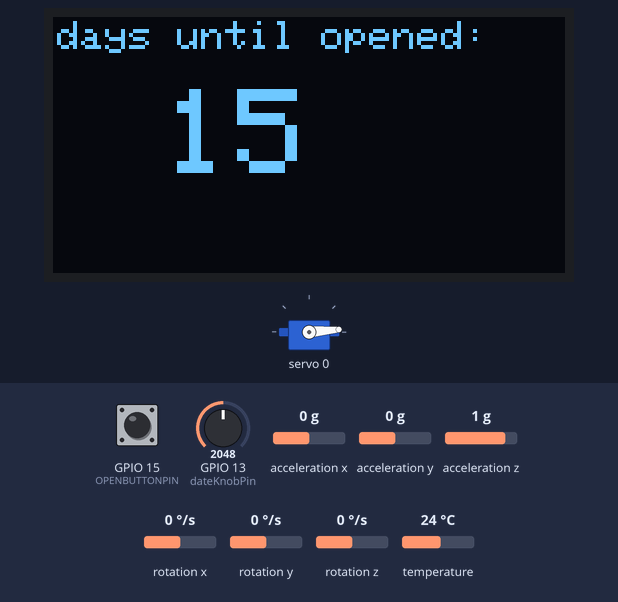
Bench run of a sketch on a simulated ESP32. Shown: servo, 128×64 one-colour display. The inputs (shaded band) are chosen by the test bench; at power-on: GPIO 13 (dateKnobPin) = 2048, GPIO 15 (OPENBUTTONPIN) HIGH, acceleration x 0 g, acceleration y 0 g, acceleration z 1 g, rotation x 0 °/s, rotation y 0 °/s, rotation z 0 °/s, temperature 24 °C. The audio player accepts every command and is not drawn; what the sketch prints to the serial monitor is not drawn.

Above: at 3.0 s.
3.1 s: GPIO 13 (dateKnobPin) set to 146
At 3.4 s:
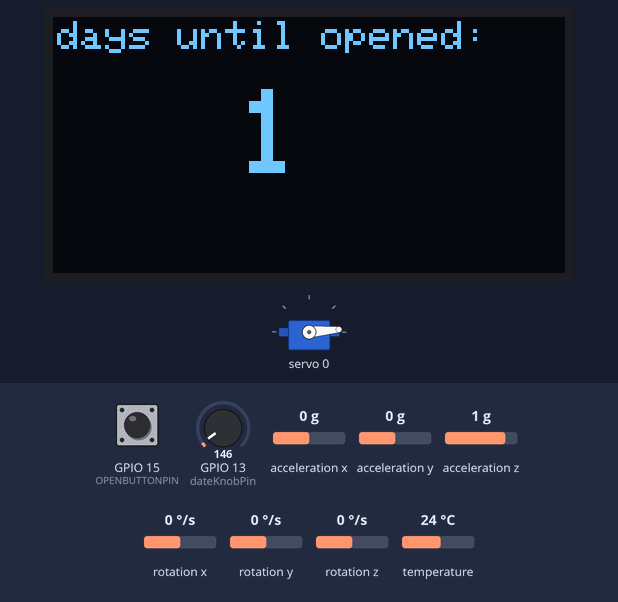
4.6 s: GPIO 13 (dateKnobPin) set to 121
At 5.9 s:
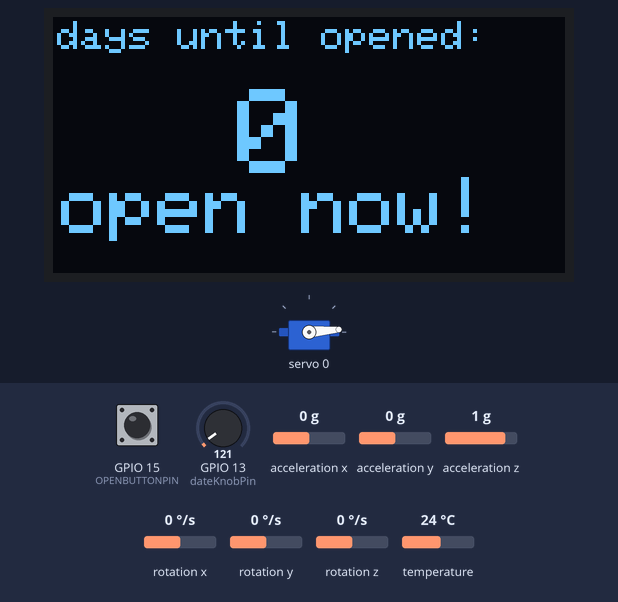
6.2 s: GPIO 15 (OPENBUTTONPIN) pulled LOW for 0.2 s
At 7.5 s:
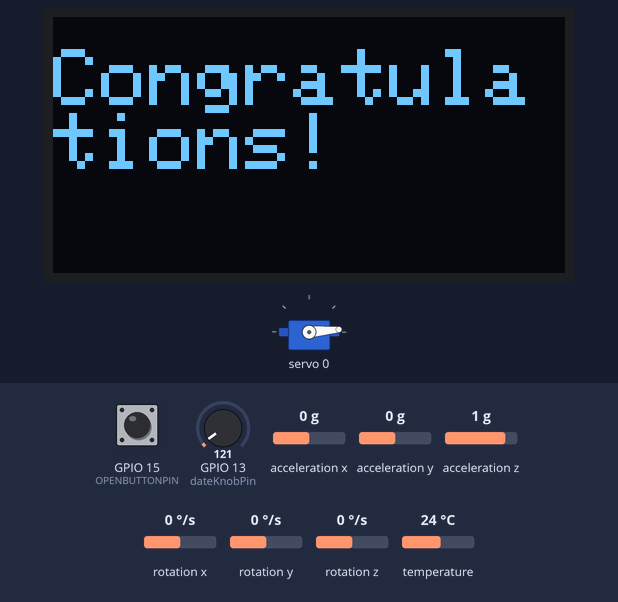
9.4 s: GPIO 13 (dateKnobPin) set to 1228
At 9.9 s:
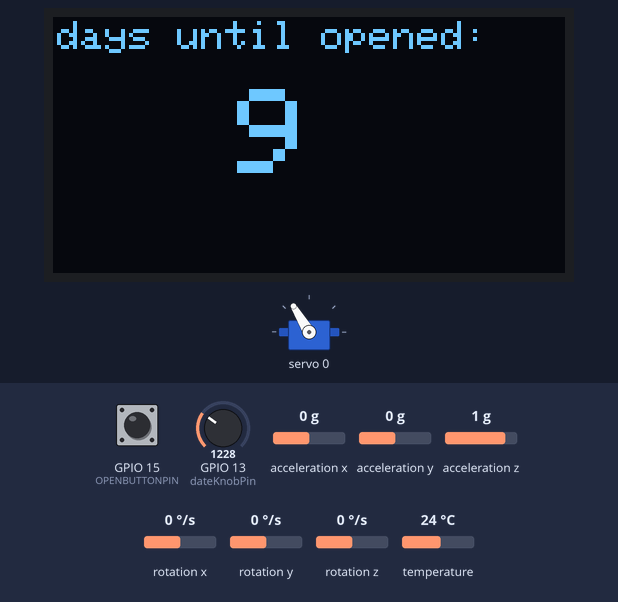
10.9 s: GPIO 13 (dateKnobPin) set to 122
At 11.1 s:
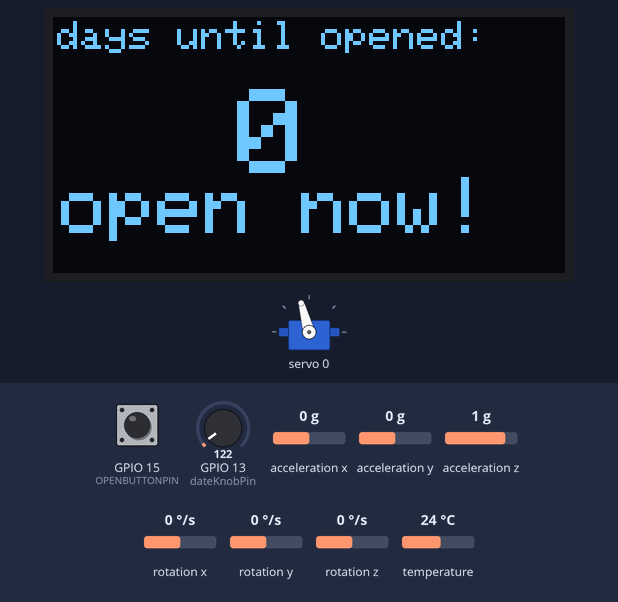
13.3 s: GPIO 15 (OPENBUTTONPIN) pulled LOW for 1 s
At 15.89 s:
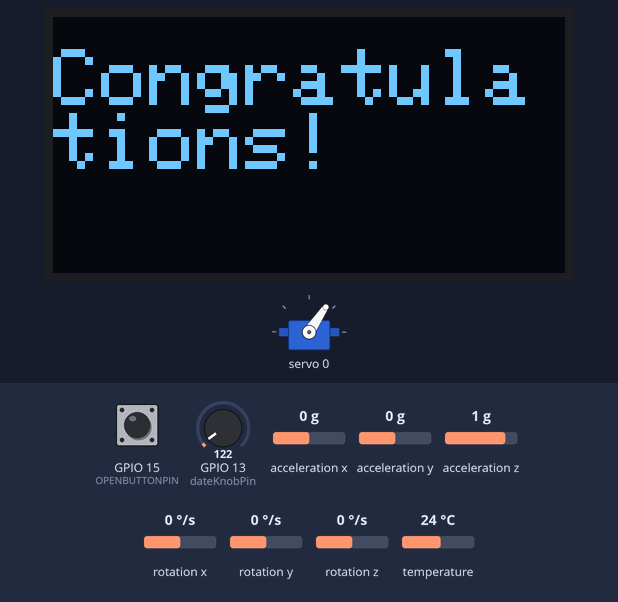
Timing chart, 0 to 18.3 s (numbered marks = the images above; inputs shaded):
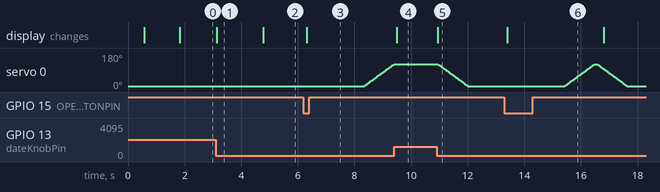

The sketch:

Main.ino
```cpp
#include <Wire.h>
#include "Audio.h"
#include "MyServo.h"
#include "OLED.h"
#include "Accel.h"
const int OPENBUTTONPIN = 15;
bool openButton=false;
bool openButtonLast=false;
bool isDaysToOpenZero=false;
float degreesHome=0;
float degreesOpen=120;
//-----------------------------------------------------------------------
//
//-----------------------------------------------------------------------
void setup() {
  Serial.begin(9600);
  setupServo(degreesHome);   //
  setupAudio();   // Booting up all sensors
  setupOLED();    //
  setupAccel();   //
  pinMode(OPENBUTTONPIN, INPUT_PULLUP); //input for open button
  openButton=!(digitalRead(OPENBUTTONPIN));
  openButtonLast=openButton;
  closeBox();  //make sure box is closed
}
//-----------------------------------------------------------------------
// main loop
//-----------------------------------------------------------------------
void loop() {
  openButton=!(digitalRead(OPENBUTTONPIN));
  isDaysToOpenZero = runOLED();      //read knob, set OLED display
  //-------------------------------------------------
  if (isDaysToOpenZero){
    if (openButton!=openButtonLast){  //openButton was changed
      if (openButton)
        openBox();
      else
        closeBox();
      openButtonLast=openButton;
    }//end if openButton was changed
  }
  else{
    if ( getCommentFromAccGyro() ) //chcek accel if it was picked up
      runAUDIO(1);  //play accel comment
    else{             //no acceleration
      if (openButton) //check if openButton is true
        runAUDIO(2); //play button comment
    }
  }//end
  delay(50);
}
//-----------------------------------------------------------------------
//
//-----------------------------------------------------------------------
void openBox(){
  Serial.println("Box is opening");
  oledCelebration();
  runAUDIO(4);
  moveServoSlow(degreesOpen, 100);
}

void closeBox(){
  Serial.println("Box is closing");
  moveServoSlow(degreesHome, 100);
}
```

Accel.cpp
```cpp
#include "Accel.h"
Adafruit_MPU6050 mpu;
// store acceleration(x,y,z) and gyro
myAccel_t acc,accLast,gyro;
const float accThresh  = 2;
const float gyroThresh = 0.8;
const int Nmeasurements = 3;
//-----------------------------------------------------------------------
//
//-----------------------------------------------------------------------
void setupAccel(){
  // Try to initialize!
  if (!mpu.begin()) {
    Serial.println("Failed to find MPU6050 chip");
    while (1) {
      delay(10);
    }
  }
  Serial.println("MPU6050 Found!");
  //setting mpu range
  mpu.setAccelerometerRange(MPU6050_RANGE_2_G);
  mpu.setGyroRange(MPU6050_RANGE_250_DEG);
  mpu.setFilterBandwidth(MPU6050_BAND_21_HZ);
  //get initial reading
  getAccelGyroReading();
  accLast = acc;
}

//-----------------------------------------------------------------------
//
//-----------------------------------------------------------------------
bool getCommentFromAccGyro(){
  bool output = 0;           //don't play anything is default
  getAccelGyroReading();
  float accValue = sqrt( sq(acc.x-accLast.x)+sq(acc.y-accLast.y)+sq(acc.z-accLast.z));
  float gyroValue= sqrt( sq(gyro.x)+sq(gyro.y)+sq(gyro.z));
  //-------------------------------------------
  //debuging
  Serial.print("accValue : ");Serial.print(accValue);Serial.print(" gyroValue : ");Serial.println(gyroValue);
  //-------------------------------------------
  if (( gyroValue > gyroThresh) && ( accValue > accThresh)){
      output = 1;           //play folder 1
      Serial.println("Playing 1");
  }

  // only update acc last if there was an event
  if (output!=0)
    accLast=acc;
  //-------------------------------------------
  return output;
}

//-----------------------------------------------------------------------
//
//-----------------------------------------------------------------------
void getAccelGyroReading(){
  sensors_event_t a, g, temp;
  mpu.getEvent(&a, &g, &temp);
  acc.x = a.acceleration.x;    //acc.x = acc.x + newMeas.x
  acc.y = a.acceleration.y;
  acc.z = a.acceleration.z;
  gyro.x = g.gyro.x;
  gyro.y = g.gyro.y;
  gyro.z = g.gyro.z;
  //
  printAccelGyro();
}

//-----------------------------------------------------------------------
//
//-----------------------------------------------------------------------
void printAccelGyro(){
  /* Print out the values */
  Serial.print("Acceleration X: ");
  Serial.print(acc.x);
  Serial.print(", Y: ");
  Serial.print(acc.y);
  Serial.print(", Z: ");
  Serial.print(acc.z);
  Serial.println(" m/s^2");
  Serial.print("Rotation X: ");
  Serial.print(gyro.x);
  Serial.print(", Y: ");
  Serial.print(gyro.y);
  Serial.print(", Z: ");
  Serial.print(gyro.z);
  Serial.println(" rad/s");
}
```

Accel.h
```cpp
#ifndef _MY_ACCEL
#define _MY_ACCEL
#include <Adafruit_MPU6050.h>
#include <Adafruit_Sensor.h>

//define this struct to handle acc and gyro
struct myAccel_t {float x;float y;float z;};
//
void setupAccel();
bool getCommentFromAccGyro();
void getAccelGyroReading();
void printAccelGyro();
//
#endif
```

Audio.cpp
```cpp
#include "Audio.h"
//-----------------------------------------------------------------------
// Create the Player object
//-----------------------------------------------------------------------
DFRobotDFPlayerMini player;
const char track1max=4;
const char track2max=4;
static char track1=1;
static char track2=1;
long timeStart;
//-----------------------------------------------------------------------
//
//-----------------------------------------------------------------------
void setupAudio(){
  // setup DFPlayer
  Serial.begin(9600);
  FPSerial.begin(9600, SERIAL_8N1, 16, 17);
  if (!player.begin(FPSerial, /*isACK = */true, /*doReset = */true)) {  //Use serial to communicate with mp3.
    Serial.println(F("Unable to begin:"));
    Serial.println(F("1.Please recheck the connection!"));
    Serial.println(F("2.Please insert the SD card!"));
    while(true){
      delay(0); // Code to compatible with ESP8266 watch dog.
    }
  }
  pinMode(DFPLAYERBUSYPIN, INPUT); //input for df player busy
  Serial.println(F("DFPlayer Mini online."));
  Serial.println(F("DFplayer Found!"));
  player.volume(25); // set volume
}

//Folder 1    MPU sensor
//Folder 2    Button
//-----------------------------------------------------------------------
//
//-----------------------------------------------------------------------
void runAUDIO(char playFolder) {
  //play the right file
  if (playFolder == 1){
    Serial.print("playFolder ");Serial.print(int(playFolder));Serial.print(" track ");Serial.println(int(track1));
    player.playFolder(1,track1);
    waitUntilPlayerFinished();
    track1++;
    if (track1>track1max)
      track1=1;
  }

  else if (playFolder == 2){
    Serial.print("playFolder ");Serial.print(int(playFolder));Serial.print(" track ");Serial.println(int(track2));
    player.playFolder(2,track2);
    waitUntilPlayerFinished();
    track2++;
    if (track2>track2max)
      track2=1;
  }

  else if (playFolder == 4){
    Serial.print("playFolder ");Serial.println(int(playFolder));
    player.playFolder(4,1);
    delay(2000);
  }
}

void waitUntilPlayerFinished(){
  int maxCount = 50; int count=0;
  while ( (!digitalRead(DFPLAYERBUSYPIN)) || (count<maxCount) ){ //the busy pin is true when not busy
    count++;
    delay(200);
    Serial.println(count);
  }
  delay(100);
}
```

Audio.h
```cpp
#ifndef _MY_AUDIO
#define _MY_AUDIO
#include <DFRobotDFPlayerMini.h>
#define FPSerial Serial1
const int DFPLAYERBUSYPIN = 35; //df player busy pin
//
void loopAudio();
void setupAudio();
void runAUDIO(char playFolder);
void waitUntilPlayerFinished();
//
#endif
```

MyServo.cpp
```cpp
#include "MyServo.h"
const int servoNum=0;       //using servo number 0 on PCA8855
const int SERVOMIN=600;
const int SERVOMAX=2400;
Adafruit_PWMServoDriver pwm = Adafruit_PWMServoDriver(0x40);
float lastServoPosition=0;
//-----------------------------------------------------------------------
//pin 13 ENABLE is servo
//-----------------------------------------------------------------------
void setupServo(float degrees) {
  Serial.begin(9600);
  Serial.println("PWM test!");
  pwm.begin();
  pwm.setPWMFreq(50); // This is the maximum PWM frequency
  moveServo(degrees);       //make sure in home position
}
//-----------------------------------------------------------------------
//
//-----------------------------------------------------------------------
void moveServo(float degrees){
  int pulselength = map(degrees, 0, 180, SERVOMIN, SERVOMAX);
  pwm.writeMicroseconds(servoNum, pulselength);
}
//-----------------------------------------------------------------------
//
//-----------------------------------------------------------------------
void moveServoSlow(float degrees, int Nsteps){ //position, subdivisions
  Serial.print("moving Servo to ");Serial.println(degrees);
  float position = lastServoPosition;
  float dDegrees = (degrees-position)/Nsteps;
  for (int i=0; i<Nsteps; i++){
    position += dDegrees;
    moveServo(position);
    delay(10);
  }
  lastServoPosition=degrees;
}
```

MyServo.h
```cpp
#ifndef _MY_SERVO
#define _MY_SERVO
#include <Wire.h>
#include <arduino.h>
#include <Adafruit_PWMServoDriver.h>
//
void setupServo(float degrees);
void moveServo(float degrees);
void moveServoSlow(float degrees, int Nsteps);
//
#endif
```

OLED.cpp
```cpp
#include "OLED.h"

Adafruit_SSD1306 display(OLED_WIDTH, OLED_HEIGHT);
int dateKnobPin = 13;
int date = 0;
int dateLast=0;
const int ddate = 1;

void setupOLED() {
  display.begin(SSD1306_SWITCHCAPVCC, OLED_ADDR);
  display.clearDisplay();
  display.setTextSize(3);
  display.setTextColor(WHITE);
  display.setCursor(0, 0);
  display.println("BOOTING UP...");
  display.display();
  pinMode(36,INPUT);
  delay(100);
}

bool runOLED() { //returns isDaysToOpenZero
  readDateKnob();
  displayOLED(date);
  return ( date<1 ); //true if date is zero, false otherwise
}

void displayOLED(int date) {
  display.clearDisplay();
  char buffer[5];
  dtostrf(date,3,0,buffer);
  display.setTextColor(WHITE);
  display.setCursor(1, 1);
  display.setTextSize(1);
  display.println("days until opened:");
  display.setTextColor(WHITE);
  display.setTextSize(3);
  display.setCursor(10, 18);
  display.println(buffer);
  if (date<1){
    display.setTextSize(2);
    display.setCursor(2, 40);
    display.println("open now!");
  }
  display.display();
}


bool readDateKnob() {
  bool isDateUpdate=false;
  int aValue = analogRead(dateKnobPin); // read voltage of 27 pin, 0,4095, this is the number for esp32
  float aDate = aValue * (31.0/4095); //fix
  date = static_cast<int>( aDate);
  Serial.print("DATE:  analog read : ");Serial.print(aValue);Serial.print(" date : ");Serial.println(date);
  if (date != dateLast){
    isDateUpdate = true;
   }
  dateLast = date;
  return isDateUpdate;
}

void oledCelebration() {
  display.clearDisplay();
  display.setTextColor(WHITE);
  display.setTextSize(2);
  display.setCursor(0, 8);
  display.println("Congratulations!");
  display.display();
}
```

OLED.h
```cpp
#ifndef _MY_OLED
#define _MY_OLED
#include <Wire.h>
#include <Adafruit_SSD1306.h>
#include <Adafruit_GFX.h>
#include <string.h>

#define OLED_WIDTH 128
#define OLED_HEIGHT 64
#define OLED_ADDR 0x3C
#define DATEPIN A0


//
void setupOLED();
bool runOLED();
bool readDateKnob();
void displayOLED(int date);
void oledCelebration() ;
//
#endif
```

Measured:
- the behaviour switches between 133 and 132 on GPIO 13 (dateKnobPin) (found by bisection; images 1 and 2)
- after the input at 3.1 s, the display: changes at once (image 1)
- after the input at 4.6 s, the display: changes after 0.18 s (image 2)
- after the input at 6.2 s, servo 0: moves from 5° to 119° over 1.0 s, starting after 2.2 s; the display: changes after 0.12 s (image 3)
- after the input at 9.4 s, servo 0: goes on until 9.4 s, then stays 121°; the display: changes after 0.09 s (image 4)
- after the input at 10.9 s, servo 0: moves from 121° to 5° over 1.0 s, starting after 0.06 s; the display: changes after 0.05 s (image 5)
- after the input at 13.3 s, servo 0: rises from 5° to 121° in 1.0 s, then falls to 5° in 1.1 s; the display: changes after 0.10 s (image 6)
